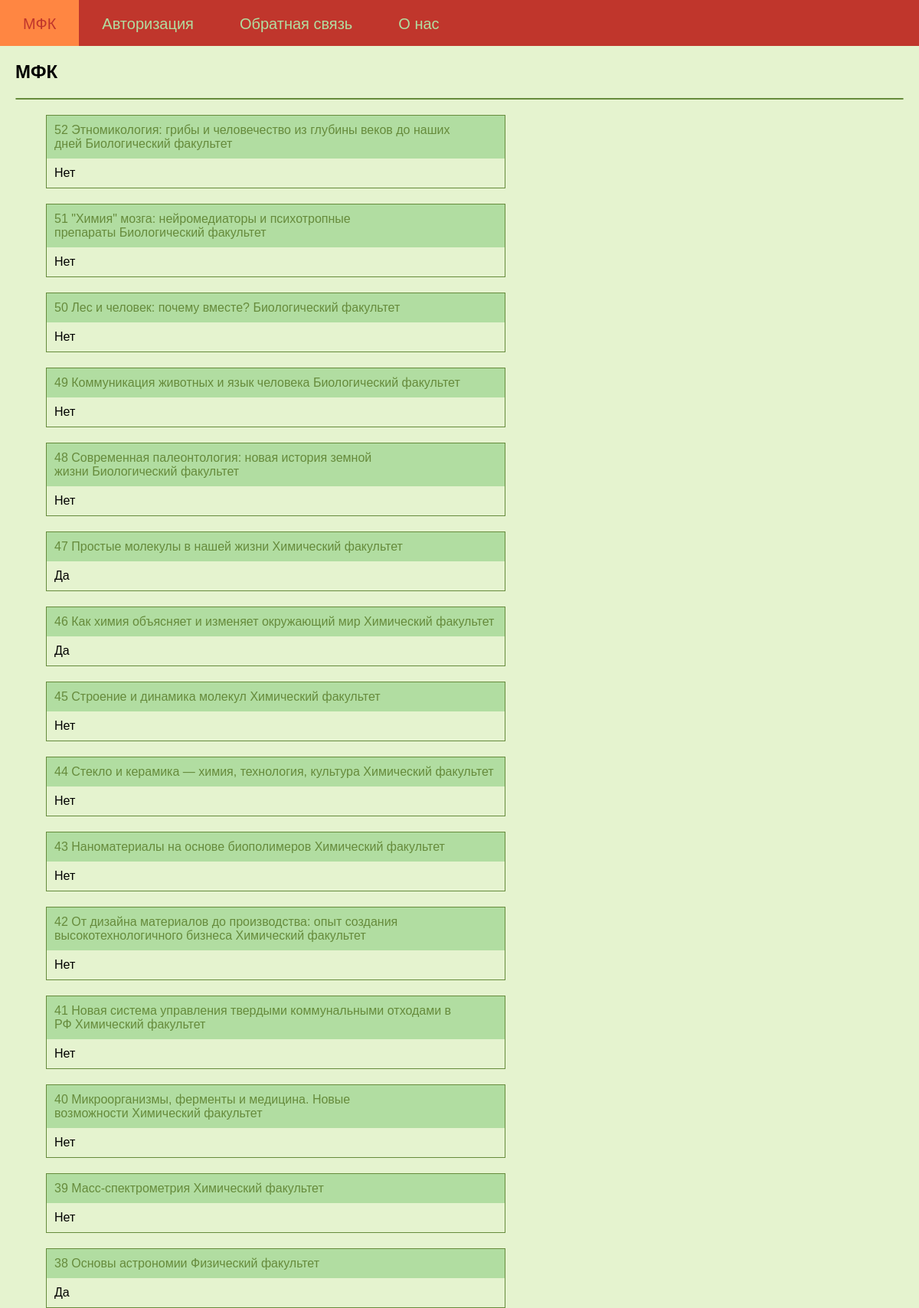
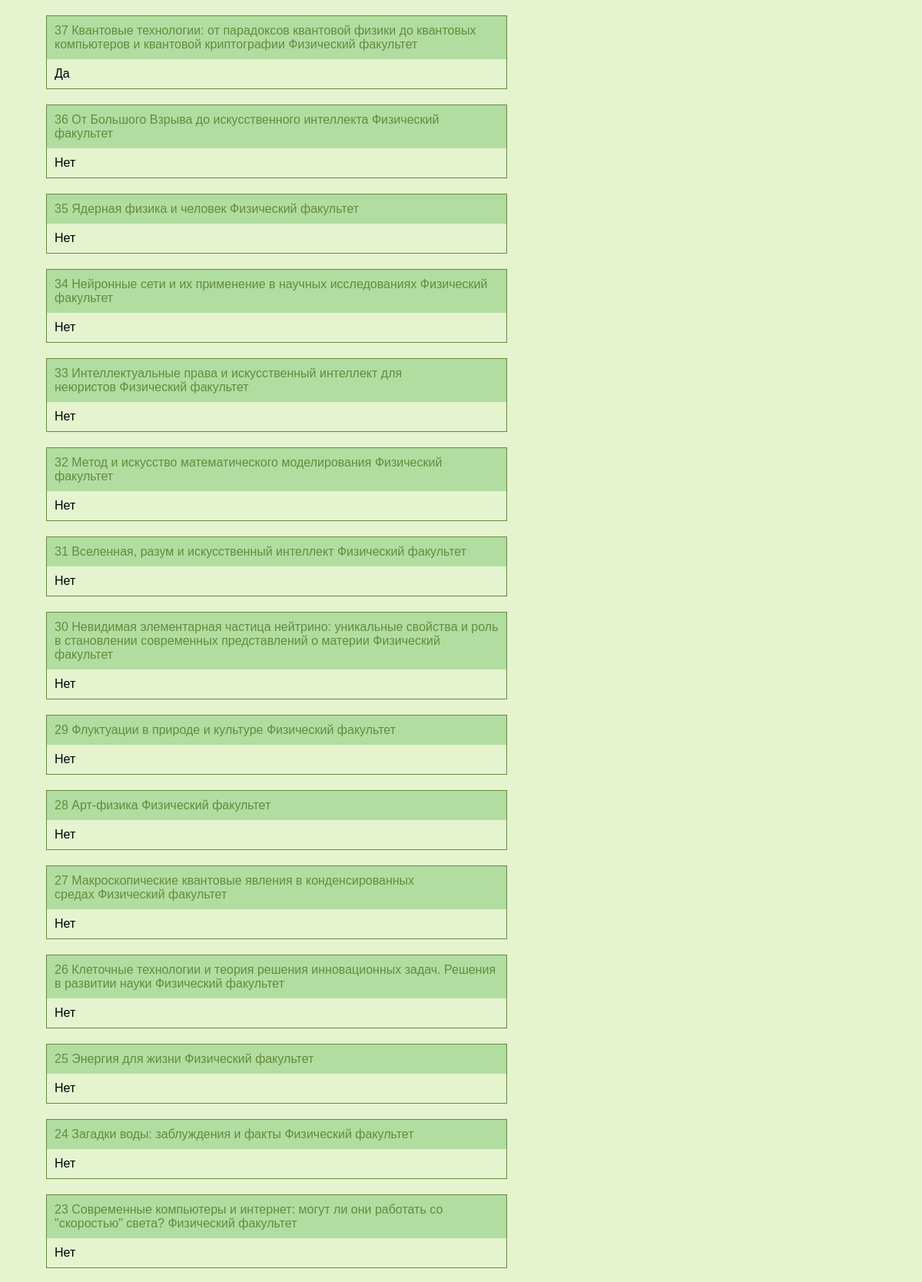
The page / (upper part) on the database its author committed (2 pictures, top to bottom).
### tables this page shows
CREATE TABLE mfk (
id integer PRIMARY KEY AUTOINCREMENT,
name text,
faculty text,
online text,
openclose text,
score text
);

### testApp.py (the view)
@app.route("/dict")
@app.route("/")
def dict():
    return render_template('dict.html', my_text='МФК', menu=menu, mfk_table=dbase.getMfkAnonce())

### FDataBase.py (called while the page is built)
    def getMfkAnonce(self):
        try:
            self.__cur.execute(f"SELECT id, name, faculty, online FROM mfk ORDER BY id DESC")
            res = self.__cur.fetchall()
            if res: return res
        except sqlite3.Error as e:
            print("Ошибка получения статьи из БД " + str(e))
        return []

### testApp.py (called while the page is built)
def connect_db():
    conn = sqlite3.connect(app.config['DATABASE'])
    conn.row_factory = sqlite3.Row
    return conn

def get_db():
    if not hasattr(g, 'link_db'):
        g.link_db = connect_db()
    return g.link_db

@app.before_request
def before_request():
    global dbase
    db = get_db()
    dbase = FDataBase(db)

### templates/dict.html
{% extends 'index.html' %}
{% block content %}
    <ul class="list-posts">
        {% for m in mfk_table %}
            <li>
                <p class="title">
                    <a class="my_a" href="{{ url_for('showMfk', alias=m.id)}}">{{ m.id }}&nbsp;{{m.name}}&nbsp;{{m.faculty}}</a>
                </p>
                <p class="annonce">{{ m.online }}</p>
            </li>
        {% endfor %}
    </ul>
{% endblock %}

### templates/index.html (shortened to what this page needs)
<!DOCTYPE html>
<html lang="en">
    <link type="text/css" href={{url_for('static', filename="css/style.css")}} rel="stylesheet" />
    <head>
    </head>
    <body>
        <div class="mainmenu">
            {% for m in menu %}
                <a href="{{m.url}}">
                    <div class="block">
                        {{m.title}}
                    </div>
                </a>
            {% endfor %}
        </div>
        <div class="content">
            <h2>{{ my_text }}</h2>
            <hr>
            <div class="between_hr">
                {% block content %}{% endblock %}
            </div>
            <br>Вернуться на <a class="my_a" href="/dict">главную</a> страницу.
        </div>
    </body>
</html>

### static/css/style.css (style rules this page uses)
body { font-family: 'Arial'; margin: 0px; padding 0px; height: 100%; width: 100%; background-color: #E5F3CF; }
.mainmenu { background: #C0362C; height: 60px; margin: 0; font-size: 20px; overflow: hidden; }
.block { float: left; height: 60px; padding: 20px 30px 20px 30px ; }
a { color: #B1DDA1; text-decoration: none; }
.content { margin: 20px; color: black; }
.between_hr { margin: 20px 0px 30px 0px; }
hr { border: 1.25px solid #668B3C; border-radius: 1px; }
ul.list-posts { list-style: none; margin: 0; padding 0; max-width: 600px; }
ul.list-posts li { margin: 20px 0 0 0; border: 1.5px solid #668B3C; }
.my_a { color: #668B3C; }
ul.list-posts .title { margin: 0; padding: 10px; background: #B1DDA1; }
ul.list-posts .annonce { margin: 0; padding: 10px; background: #E5F3CF; }
:root { --primary-colour: #E5F3CF; --secondary-colour: hsl(38 90% 55%); --star-colour: hsl(38 90% 55%); }

### rows shown on the page
mfk: id "52", name "Этномикология: грибы и человечество из глубины веков до наших дней", faculty "Биологический факультет", online "Нет"
mfk: id "51", name "\"Химия\" мозга: нейромедиаторы и психотропные препараты", faculty "Биологический факультет", online "Нет"
mfk: id "50", name "Лес и человек: почему вместе?", faculty "Биологический факультет", online "Нет"
mfk: id "49", name "Коммуникация животных и язык человека", faculty "Биологический факультет", online "Нет"
mfk: id "48", name "Современная палеонтология: новая история земной жизни", faculty "Биологический факультет", online "Нет"
mfk: id "47", name "Простые молекулы в нашей жизни", faculty "Химический факультет", online "Да"
mfk: id "46", name "Как химия объясняет и изменяет окружающий мир", faculty "Химический факультет", online "Да"
mfk: id "45", name "Строение и динамика молекул", faculty "Химический факультет", online "Нет"
mfk: id "44", name "Стекло и керамика — химия, технология, культура", faculty "Химический факультет", online "Нет"
mfk: id "43", name "Наноматериалы на основе биополимеров", faculty "Химический факультет", online "Нет"
mfk: id "42", name "От дизайна материалов до производства: опыт создания высокотехнологичного бизнеса", faculty "Химический факультет", online "Нет"
mfk: id "41", name "Новая система управления твердыми коммунальными отходами в РФ", faculty "Химический факультет", online "Нет"
mfk: id "40", name "Микроорганизмы, ферменты и медицина. Новые возможности", faculty "Химический факультет", online "Нет"
mfk: id "39", name "Масс-спектрометрия", faculty "Химический факультет", online "Нет"
mfk: id "38", name "Основы астрономии", faculty "Физический факультет", online "Да"
mfk: id "37", name "Квантовые технологии: от парадоксов квантовой физики до квантовых компьютеров и квантовой криптографии", faculty "Физический факультет", online "Да"
mfk: id "36", name "От Большого Взрыва до искусственного интеллекта", faculty "Физический факультет", online "Нет"
mfk: id "35", name "Ядерная физика и человек", faculty "Физический факультет", online "Нет"
mfk: id "34", name "Нейронные сети и их применение в научных исследованиях", faculty "Физический факультет", online "Нет"
mfk: id "33", name "Интеллектуальные права и искусственный интеллект для неюристов", faculty "Физический факультет", online "Нет"
mfk: id "32", name "Метод и искусство математического моделирования", faculty "Физический факультет", online "Нет"
mfk: id "31", name "Вселенная, разум и искусственный интеллект", faculty "Физический факультет", online "Нет"
mfk: id "30", name "Невидимая элементарная частица нейтрино: уникальные свойства и роль в становлении современных представлений о материи", faculty "Физический факультет", online "Нет"
mfk: id "29", name "Флуктуации в природе и культуре", faculty "Физический факультет", online "Нет"
mfk: id "28", name "Арт-физика", faculty "Физический факультет", online "Нет"
mfk: id "27", name "Макроскопические квантовые явления в конденсированных средах", faculty "Физический факультет", online "Нет"
mfk: id "26", name "Клеточные технологии и теория решения инновационных задач. Решения в развитии науки", faculty "Физический факультет", online "Нет"
mfk: id "25", name "Энергия для жизни", faculty "Физический факультет", online "Нет"
mfk: id "24", name "Загадки воды: заблуждения и факты", faculty "Физический факультет", online "Нет"
mfk: id "23", name "Современные компьютеры и интернет: могут ли они работать со \"скоростью\" света?", faculty "Физический факультет", online "Нет"

### other values the page prints
{{ m.title }} "МФК" "Авторизация" "Обратная связь" "О нас"
{{ my_text }} "МФК"
